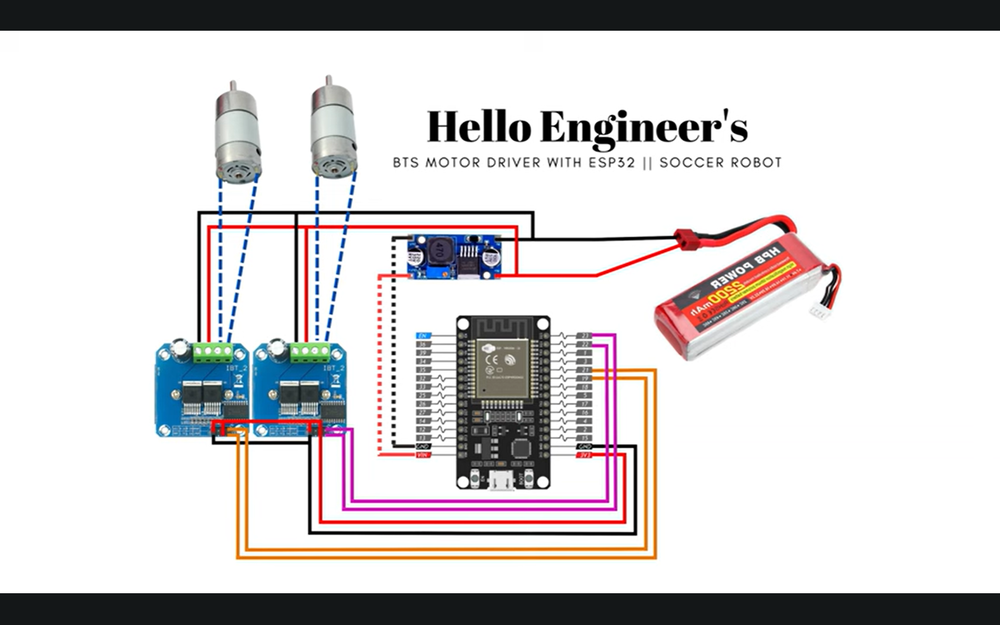
#> input picture image1.png, 1000 x 625 px, shrunk from 1920 x 1200 before the run, given in place of the camera
$ python color_det.py
#> lines starting #> are read from the running program, lines starting #| are printed output that depends on the picture; after the words box and inside, x2 and y2 are one past the last pixel; in counts of white or black regions, pixels touching at a corner belong together
# [30 lines of commented-out code are left out]


import cv2
import numpy as np

cap = cv2.VideoCapture(0)

MIN_AREA = 500

while True:
    ret, frame = cap.read()
#> frame is the input picture: shape (625, 1000, 3); mean B, G, R 209.1, 208.4, 211.3
    if not ret:
        break

    blur = cv2.GaussianBlur(frame, (5, 5), 0)
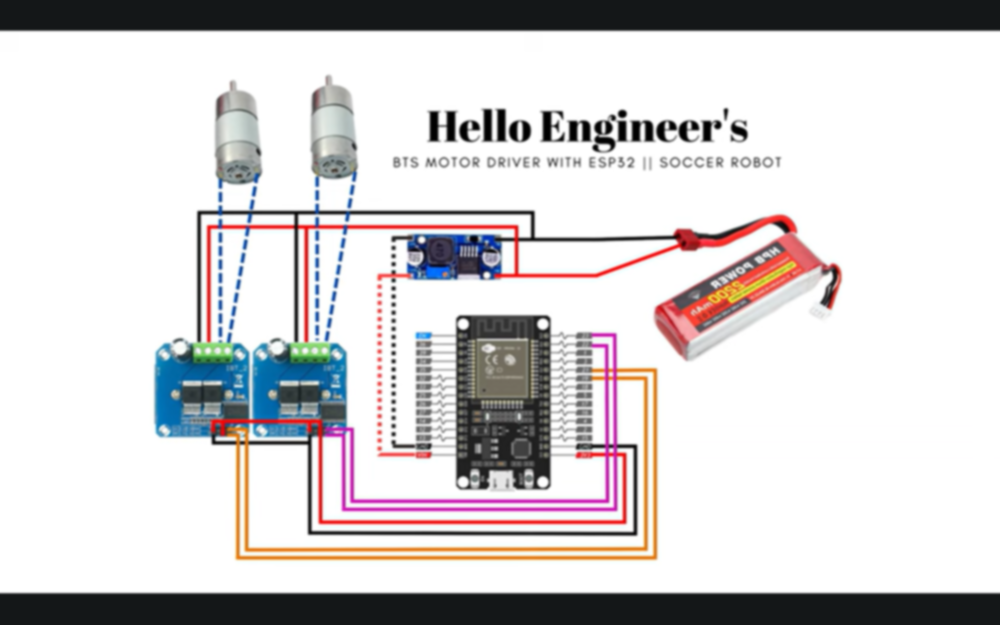
#> blur: shape (625, 1000, 3); mean B, G, R 209.1, 208.4, 211.3
    hsv = cv2.cvtColor(blur, cv2.COLOR_BGR2HSV)
#> hsv: shape (625, 1000, 3); mean H, S, V 25.6, 17.4, 215.1

    # Red
    lower_red1 = np.array([0, 120, 70])
    upper_red1 = np.array([10, 255, 255])
    lower_red2 = np.array([170, 120, 70])
    upper_red2 = np.array([180, 255, 255])

    # Green
    lower_green = np.array([36, 100, 100])
    upper_green = np.array([86, 255, 255])

    # Blue
    lower_blue = np.array([94, 80, 2])
    upper_blue = np.array([126, 255, 255])

    # Yellow
    lower_yellow = np.array([15, 100, 100])
    upper_yellow = np.array([35, 255, 255])

    mask_red = cv2.inRange(hsv, lower_red1, upper_red1) + cv2.inRange(hsv, lower_red2, upper_red2)
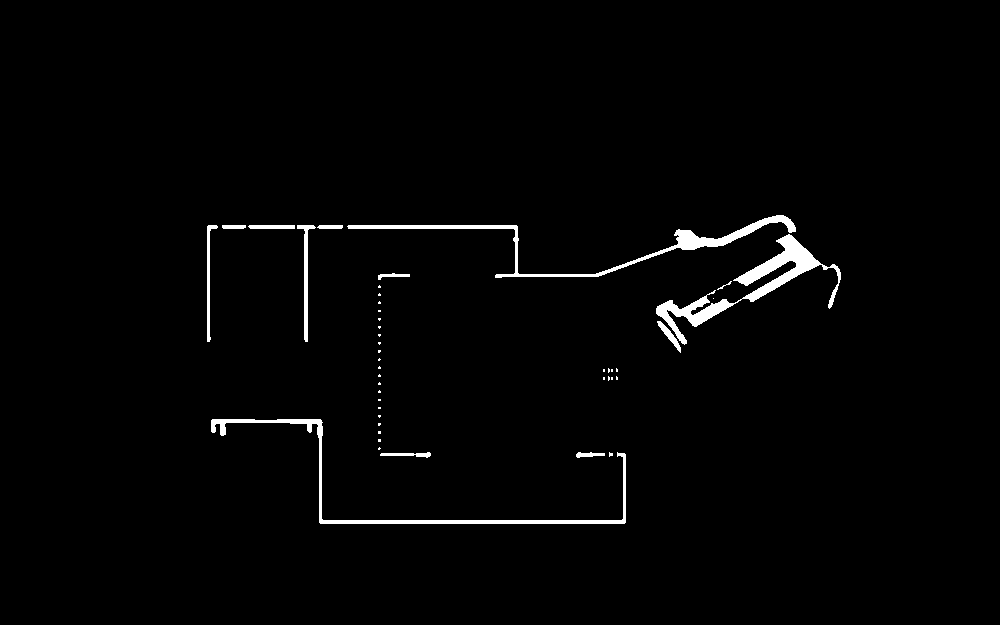
#> mask_red: shape (625, 1000); 1.7% white; 44 white regions (31 under 20 px), largest, box (x1, y1, x2, y2) and area: (656, 234, 841, 345) 3352, (347, 215, 796, 278) 2666, (211, 419, 626, 524) 2387
    mask_green = cv2.inRange(hsv, lower_green, upper_green)
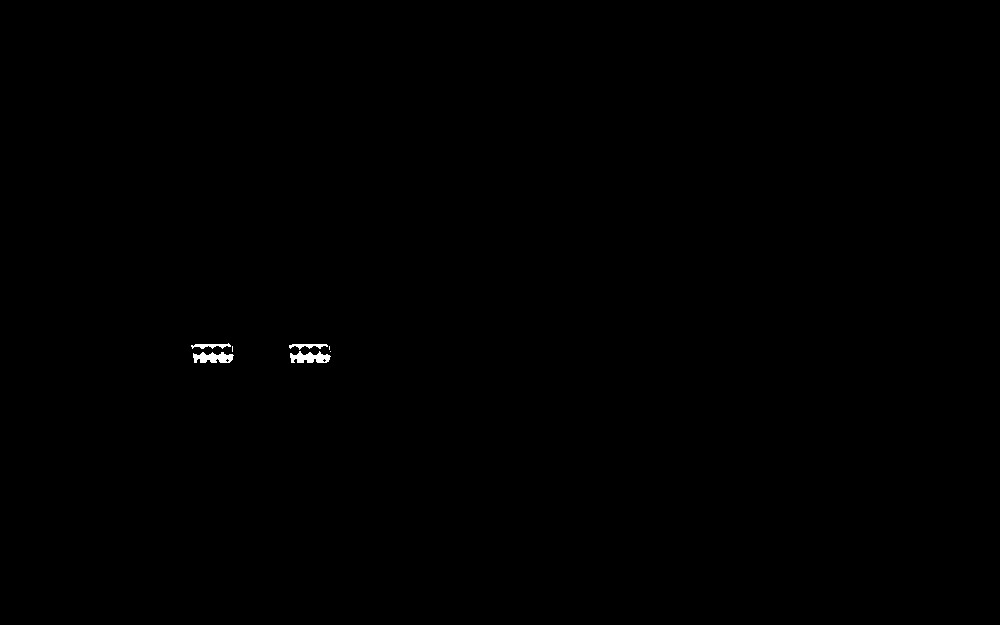
#> mask_green: shape (625, 1000); 0.14% white; 7 white regions (3 under 20 px), largest, box (x1, y1, x2, y2) and area: (290, 351, 331, 363) 323, (193, 352, 234, 363) 319, (191, 343, 231, 349) 128, (289, 344, 328, 350) 124
    mask_blue = cv2.inRange(hsv, lower_blue, upper_blue)
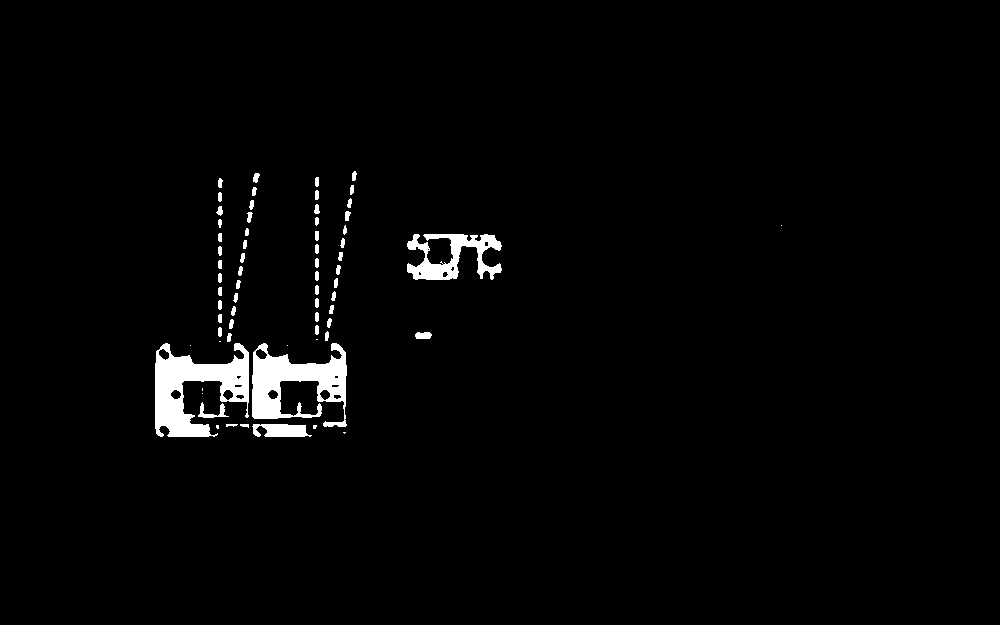
#> mask_blue: shape (625, 1000); 2.2% white; 68 white regions (10 under 20 px), largest, box (x1, y1, x2, y2) and area: (155, 343, 249, 437) 4555, (252, 343, 347, 427) 4037, (407, 234, 502, 280) 2130
    mask_yellow = cv2.inRange(hsv, lower_yellow, upper_yellow)
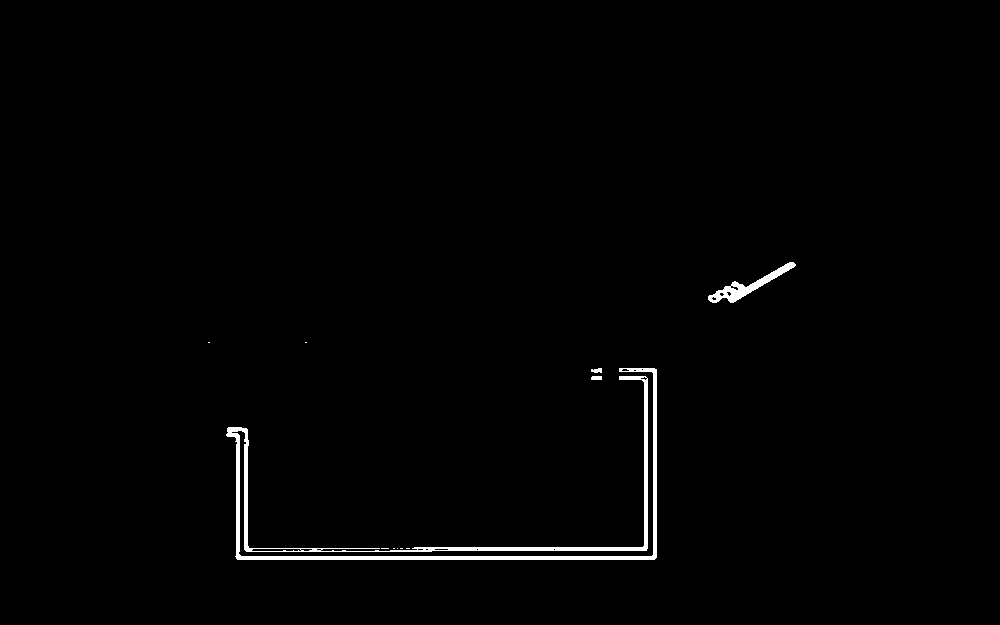
#> mask_yellow: shape (625, 1000); 1.1% white; 11 white regions (7 under 20 px), largest, box (x1, y1, x2, y2) and area: (226, 368, 657, 560) 5728, (708, 262, 796, 303) 827, (591, 376, 602, 380) 43, (591, 368, 602, 373) 42

    colors = {
        "RED": (mask_red, (0, 0, 255)),
        "GREEN": (mask_green, (0, 255, 0)),
        "BLUE": (mask_blue, (255, 0, 0)),
        "YELLOW": (mask_yellow, (0, 255, 255))
    }

    y_offset = 30

    for color_name, (mask, color) in colors.items():
        kernel = np.ones((5, 5), np.uint8)
        mask = cv2.morphologyEx(mask, cv2.MORPH_OPEN, kernel)
        mask = cv2.morphologyEx(mask, cv2.MORPH_DILATE, kernel)

        contours, _ = cv2.findContours(mask, cv2.RETR_EXTERNAL, cv2.CHAIN_APPROX_SIMPLE)

        count = 0

        for cnt in contours:
            area = cv2.contourArea(cnt)

            if area > MIN_AREA:
                ((x, y), radius) = cv2.minEnclosingCircle(cnt)
                center = (int(x), int(y))
                radius = int(radius)

                if radius > 10:
                    cv2.circle(frame, center, radius, color, 2)
                    cv2.circle(frame, center, 3, color, -1)

                    cv2.putText(frame, color_name, (center[0] - 20, center[1] - radius - 10),
                                cv2.FONT_HERSHEY_SIMPLEX, 0.6, color, 2)

                    count += 1

        cv2.putText(frame, f"{color_name}: {count}", (10, y_offset),
                    cv2.FONT_HERSHEY_SIMPLEX, 0.7, color, 2)
        y_offset += 30
#> this loop made 4 passes
#> (color_name, color, y_offset) on passes 1 to 4: ('RED', (0, 0, 255), 60), ('GREEN', (0, 255, 0), 90), ('BLUE', (255, 0, 0), 120), ('YELLOW', (0, 255, 255), 150)
#> pass 1, `mask = cv2.morphologyEx(mask, cv2.MORPH_DILATE, kernel)`:
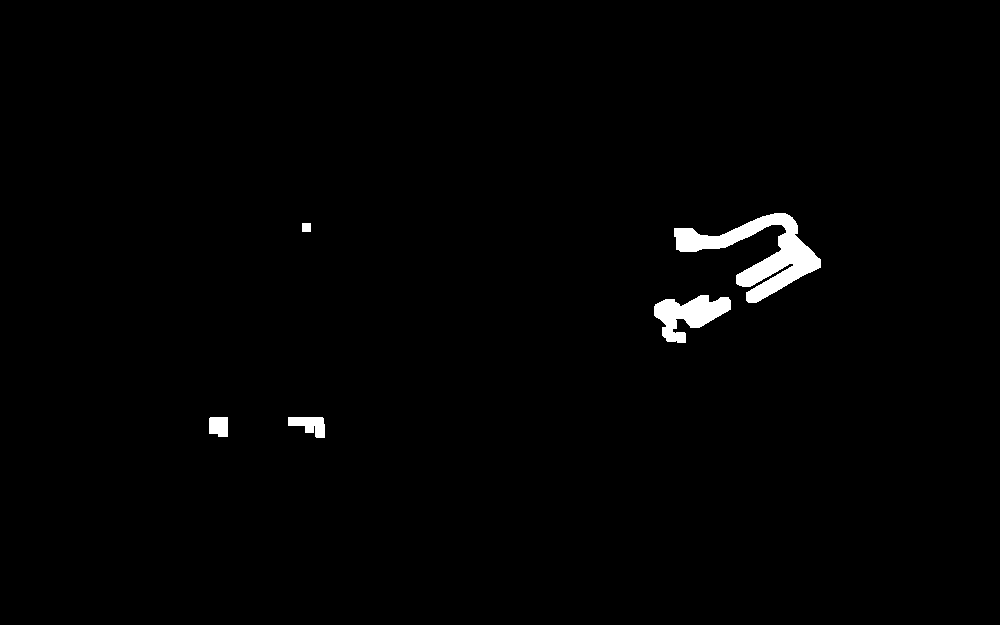
#> mask: shape (625, 1000); 1.2% white; 5 white regions, box (x1, y1, x2, y2) and area: (674, 213, 821, 303) 4682, (654, 295, 731, 343) 1965, (288, 417, 325, 438) 507, (209, 417, 228, 437) 352, (302, 223, 311, 232) 81
#> after the loop:
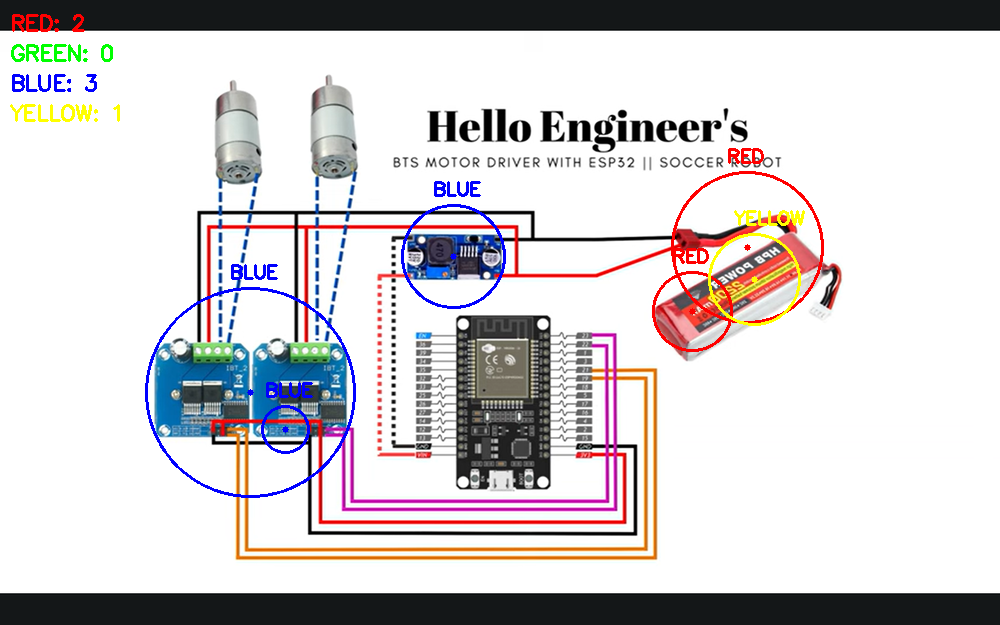
#> frame: shape (625, 1000, 3); 1.84% of pixels changed, all inside (x1, y1, x2, y2) = (10, 14, 824, 498)
#> after the loop, y_offset = 150

    cv2.imshow("Color Detection with Circle", frame)

    if cv2.waitKey(1) & 0xFF == ord('q'):
#> (key q is pressed here)
        break

cap.release()
cv2.destroyAllWindows()
